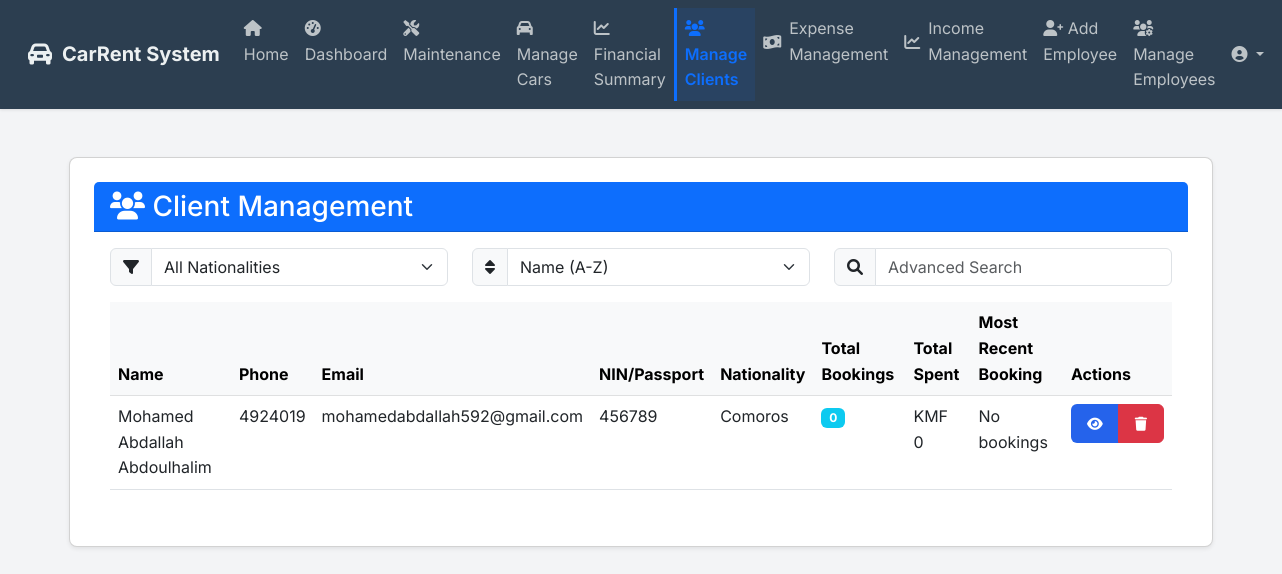
Page /manage_clients (signed in) on the committed database.
### app/models.py (models this page shows, shortened)
class Customer(db.Model):
    id = db.Column(db.Integer, primary_key=True)
    name = db.Column(db.String(100), nullable=False)
    phone = db.Column(db.String(20), unique=True, nullable=False)
    email = db.Column(db.String(120), unique=True, nullable=True)
    address = db.Column(db.String(200), nullable=True)
    license_number = db.Column(db.String(50), nullable=False)
    nin_passport_number = db.Column(db.String(50), unique=True, nullable=True)
    nationality = db.Column(db.String(50), nullable=True)
    created_at = db.Column(db.DateTime, default=datetime.utcnow)
    bookings = db.relationship('Booking', backref='customer', lazy='dynamic')

### app/routes.py (the view, shortened to what this page needs)
@main.route('/manage_clients', methods=['GET', 'POST'])
@login_required
def manage_clients():
    if not (current_user.is_admin or current_user.role in ['manager', 'secretary']):
        flash('Access denied. Only administrators, managers, and secretaries can manage clients.', 'danger')
        return redirect(url_for('main.dashboard'))
    clients = Customer.query.all()
    client_details = []
    for client in clients:
        bookings = Booking.query.filter_by(customer_id=client.id).all()
        total_bookings = len(bookings)
        total_amount_spent = sum(booking.total_cost for booking in bookings)
        most_recent_booking = max(bookings, key=lambda x: x.created_at) if bookings else None
        client_details.append({
            'client': client,
            'total_bookings': total_bookings,
            'total_amount_spent': total_amount_spent,
            'most_recent_booking': most_recent_booking
        })
    return render_template('manage_clients.html', client_details=client_details)

### app/templates/manage_clients.html (shortened to what this page needs)
{% extends "base.html" %}
{% block content %}
<div class="container-fluid py-4">
    <div class="row">
        <div class="col-12">
            <div class="card shadow-sm">
                <div class="card-header bg-primary text-white d-flex justify-content-between align-items-center">
                    <h3 class="mb-0"><i class="fas fa-users"></i> Client Management</h3>
                </div>
                <div class="card-body">
                    {% if client_details %}
                        <div class="row mb-3">
                            <div class="col-md-4">
                                <div class="input-group">
                                    <span class="input-group-text"><i class="fas fa-filter"></i></span>
                                    <select id="nationality-filter" class="form-select">
                                        <option value="">All Nationalities</option>
                                        {% set unique_nationalities = client_details|map(attribute='client.nationality')|unique|list %}
                                    </select>
                                </div>
                            </div>
                            <div class="col-md-4">
                                <div class="input-group">
                                    <span class="input-group-text"><i class="fas fa-sort"></i></span>
                                    <select id="sort-clients" class="form-select">
                                        <option value="name-asc">Name (A-Z)</option>
                                    </select>
                                </div>
                            </div>
                            <div class="col-md-4">
                                <div class="input-group">
                                    <span class="input-group-text"><i class="fas fa-search"></i></span>
                                    <input type="text" id="advanced-search" class="form-control" placeholder="Advanced Search">
                                </div>
                            </div>
                        </div>
                        <div class="table-responsive">
                            <table class="table table-hover">
                                <thead class="table-light">
                                    <tr>
                                        <th>Name</th>
                                        <th>Phone</th>
                                        <th>Email</th>
                                        <th>NIN/Passport</th>
                                        <th>Nationality</th>
                                        <th>Total Bookings</th>
                                        <th>Total Spent</th>
                                        <th>Most Recent Booking</th>
                                        <th>Actions</th>
                                    </tr>
                                </thead>
                                <tbody id="clients-table-body">
                                    {% for detail in client_details %}
                                    {% set client = detail.client %}
                                    <tr>
                                        <td>{{ client.name }}</td>
                                        <td>{{ client.phone }}</td>
                                        <td>{{ client.email or 'N/A' }}</td>
                                        <td>{{ client.nin_passport_number or 'N/A' }}</td>
                                        <td>{{ client.nationality or 'N/A' }}</td>
                                        <td>
                                            <span class="badge bg-info">
                                                {{ detail.total_bookings }}
                                            </span>
                                        </td>
                                        <td>KMF {{ "%.0f"|format(detail.total_amount_spent) }}</td>
                                        <td>
                                            {% if detail.most_recent_booking %}
                                                {{ detail.most_recent_booking.created_at.strftime('%Y-%m-%d') }}
                                                <br>
                                                <small class="text-muted">
                                                    Car: {{ detail.most_recent_booking.car.model }}
                                                </small>
                                            {% else %}
                                                No bookings
                                            {% endif %}
                                        </td>
                                        <td>
                                            <div class="btn-group" role="group">
                                                <button class="btn btn-sm btn-primary view-client"
                                                        data-client-id="{{ client.id }}"
                                                        data-bs-toggle="modal"
                                                        data-bs-target="#clientDetailsModal">
                                                    <i class="fas fa-eye"></i>
                                                </button>
                                                <button class="btn btn-sm btn-danger delete-client"
                                                        data-client-id="{{ client.id }}">
                                                    <i class="fas fa-trash"></i>
                                                </button>
                                            </div>
                                        </td>
                                    </tr>
                                    {% endfor %}
                                </tbody>
                            </table>
                        </div>
                    {% endif %}
                </div>
            </div>
        </div>
    </div>
</div>
{% endblock %}

### app/static/css/style.css (style rules this page uses)
:root { --primary-color: #2563eb; --secondary-color: #1e40af; --background-color: #f3f4f6; --text-color: #1f2937; --error-color: #dc2626; --success-color: #059669; }
* { margin: 0; padding: 0; box-sizing: border-box; }
body { font-family: 'Inter', sans-serif; background-color: var(--background-color); color: var(--text-color); line-height: 1.6; }
.card { background-color: white; border-radius: 0.5rem; box-shadow: 0 1px 3px rgba(0, 0, 0, 0.1); padding: 1.5rem; margin-bottom: 1rem; }
.btn { display: inline-block; padding: 0.5rem 1rem; border-radius: 0.375rem; font-weight: 500; text-align: center; cursor: pointer; transition: background-color 0.2s; text-decoration: none; }
.btn-primary { background-color: var(--primary-color); color: white; border: none; }

### rows in the picture
Customer: name "Mohamed Abdallah Abdoulhalim", phone "4924019", email "mohamedabdallah592@gmail.com", nin_passport_number "456789", nationality "Comoros"

### other values in the picture
{{ detail.total_bookings }} "0"
{{ "%.0f"|format(detail.total_amount_spent) }} "0"
